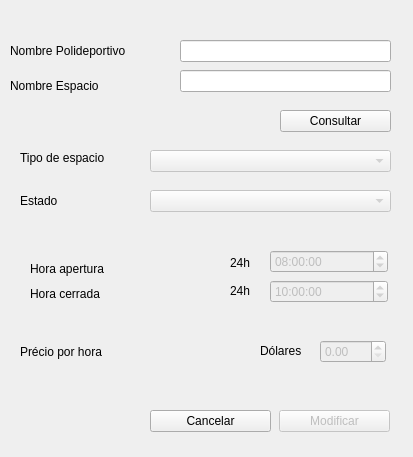
<?xml version="1.0" encoding="UTF-8"?>
<ui version="4.0">
 <class>Ventana_espacio_mod</class>
 <widget class="QWidget" name="Ventana_espacio_mod">
  <property name="geometry">
   <rect>
    <x>0</x>
    <y>0</y>
    <width>413</width>
    <height>457</height>
   </rect>
  </property>
  <property name="windowTitle">
   <string>Form</string>
  </property>
  <widget class="QLabel" name="label_9">
   <property name="geometry">
    <rect>
     <x>230</x>
     <y>255</y>
     <width>31</width>
     <height>16</height>
    </rect>
   </property>
   <property name="text">
    <string>24h</string>
   </property>
  </widget>
  <widget class="QLabel" name="label_3">
   <property name="geometry">
    <rect>
     <x>30</x>
     <y>259</y>
     <width>91</width>
     <height>20</height>
    </rect>
   </property>
   <property name="text">
    <string>Hora apertura</string>
   </property>
  </widget>
  <widget class="QTimeEdit" name="time_hora_cerrada">
   <property name="enabled">
    <bool>false</bool>
   </property>
   <property name="geometry">
    <rect>
     <x>270</x>
     <y>280</y>
     <width>118</width>
     <height>23</height>
    </rect>
   </property>
   <property name="time">
    <time>
     <hour>10</hour>
     <minute>0</minute>
     <second>0</second>
    </time>
   </property>
  </widget>
  <widget class="QLabel" name="label_4">
   <property name="geometry">
    <rect>
     <x>30</x>
     <y>286</y>
     <width>81</width>
     <height>16</height>
    </rect>
   </property>
   <property name="text">
    <string>Hora cerrada</string>
   </property>
  </widget>
  <widget class="QPushButton" name="pushButtonCancelar">
   <property name="geometry">
    <rect>
     <x>150</x>
     <y>410</y>
     <width>121</width>
     <height>22</height>
    </rect>
   </property>
   <property name="text">
    <string>Cancelar</string>
   </property>
  </widget>
  <widget class="QLabel" name="label_7">
   <property name="geometry">
    <rect>
     <x>20</x>
     <y>194</y>
     <width>59</width>
     <height>14</height>
    </rect>
   </property>
   <property name="text">
    <string>Estado</string>
   </property>
  </widget>
  <widget class="QLabel" name="label_5">
   <property name="geometry">
    <rect>
     <x>20</x>
     <y>344</y>
     <width>91</width>
     <height>16</height>
    </rect>
   </property>
   <property name="text">
    <string>Précio por hora</string>
   </property>
  </widget>
  <widget class="QLineEdit" name="lineEditNombrePolideportivo">
   <property name="geometry">
    <rect>
     <x>180</x>
     <y>40</y>
     <width>211</width>
     <height>22</height>
    </rect>
   </property>
  </widget>
  <widget class="QLabel" name="label_6">
   <property name="geometry">
    <rect>
     <x>260</x>
     <y>340</y>
     <width>59</width>
     <height>21</height>
    </rect>
   </property>
   <property name="text">
    <string>Dólares</string>
   </property>
  </widget>
  <widget class="QLabel" name="label_8">
   <property name="geometry">
    <rect>
     <x>10</x>
     <y>75</y>
     <width>101</width>
     <height>21</height>
    </rect>
   </property>
   <property name="text">
    <string>Nombre Espacio</string>
   </property>
  </widget>
  <widget class="QLabel" name="label_2">
   <property name="geometry">
    <rect>
     <x>20</x>
     <y>150</y>
     <width>101</width>
     <height>16</height>
    </rect>
   </property>
   <property name="text">
    <string>Tipo de espacio</string>
   </property>
  </widget>
  <widget class="QDoubleSpinBox" name="spin_precio_por_hora">
   <property name="enabled">
    <bool>false</bool>
   </property>
   <property name="geometry">
    <rect>
     <x>320</x>
     <y>340</y>
     <width>66</width>
     <height>23</height>
    </rect>
   </property>
  </widget>
  <widget class="QTimeEdit" name="time_hora_apertura">
   <property name="enabled">
    <bool>false</bool>
   </property>
   <property name="geometry">
    <rect>
     <x>270</x>
     <y>250</y>
     <width>118</width>
     <height>23</height>
    </rect>
   </property>
   <property name="time">
    <time>
     <hour>8</hour>
     <minute>0</minute>
     <second>0</second>
    </time>
   </property>
  </widget>
  <widget class="QLabel" name="label">
   <property name="geometry">
    <rect>
     <x>10</x>
     <y>40</y>
     <width>131</width>
     <height>21</height>
    </rect>
   </property>
   <property name="text">
    <string>Nombre Polideportivo</string>
   </property>
  </widget>
  <widget class="QLabel" name="label_10">
   <property name="geometry">
    <rect>
     <x>230</x>
     <y>283</y>
     <width>31</width>
     <height>16</height>
    </rect>
   </property>
   <property name="text">
    <string>24h</string>
   </property>
  </widget>
  <widget class="QPushButton" name="pushButtonModificar">
   <property name="enabled">
    <bool>false</bool>
   </property>
   <property name="geometry">
    <rect>
     <x>279</x>
     <y>410</y>
     <width>111</width>
     <height>22</height>
    </rect>
   </property>
   <property name="text">
    <string>Modificar</string>
   </property>
  </widget>
  <widget class="QComboBox" name="comboBox_estados">
   <property name="enabled">
    <bool>false</bool>
   </property>
   <property name="geometry">
    <rect>
     <x>150</x>
     <y>190</y>
     <width>241</width>
     <height>22</height>
    </rect>
   </property>
  </widget>
  <widget class="QComboBox" name="comboBox_espacios">
   <property name="enabled">
    <bool>false</bool>
   </property>
   <property name="geometry">
    <rect>
     <x>150</x>
     <y>150</y>
     <width>241</width>
     <height>22</height>
    </rect>
   </property>
   <property name="modelColumn">
    <number>0</number>
   </property>
  </widget>
  <widget class="QPushButton" name="pushButtonConsultar">
   <property name="geometry">
    <rect>
     <x>280</x>
     <y>110</y>
     <width>111</width>
     <height>22</height>
    </rect>
   </property>
   <property name="text">
    <string>Consultar</string>
   </property>
  </widget>
  <widget class="QLineEdit" name="lineEditNombreEspacio">
   <property name="geometry">
    <rect>
     <x>180</x>
     <y>70</y>
     <width>211</width>
     <height>22</height>
    </rect>
   </property>
  </widget>
 </widget>
 <resources/>
 <connections/>
</ui>
